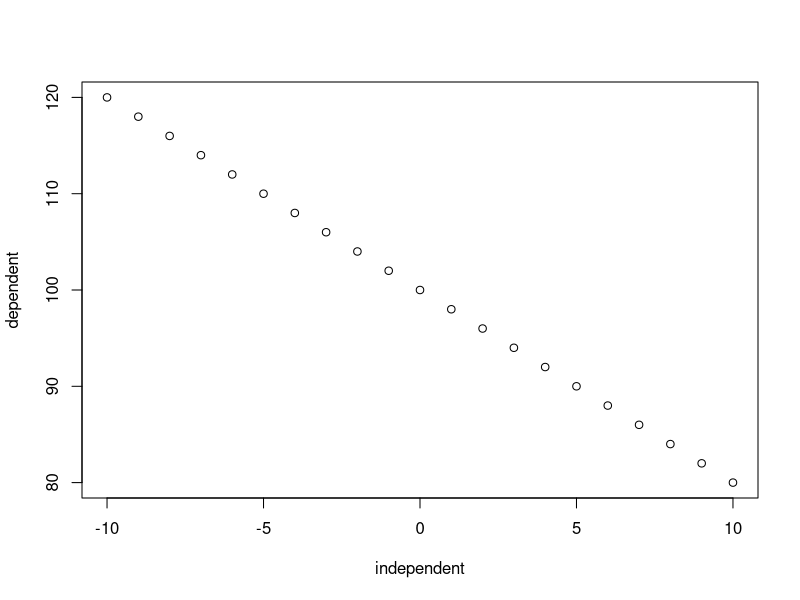
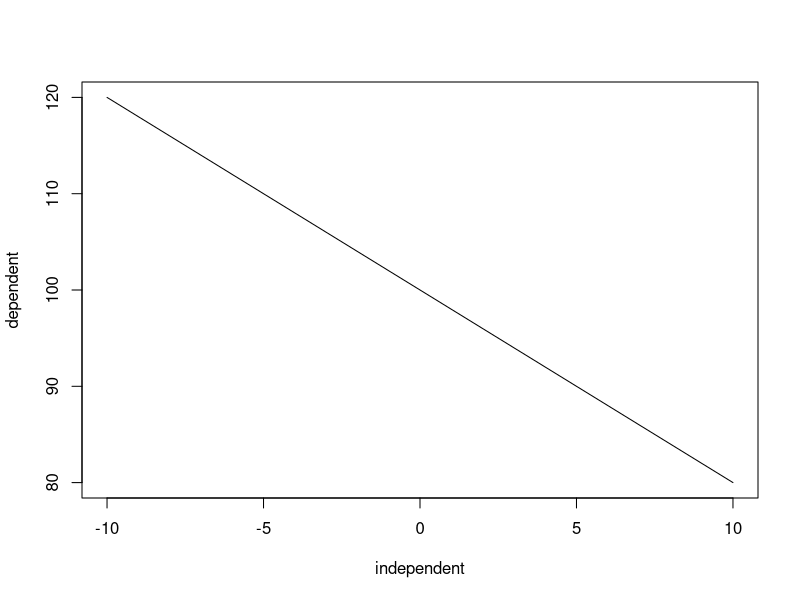
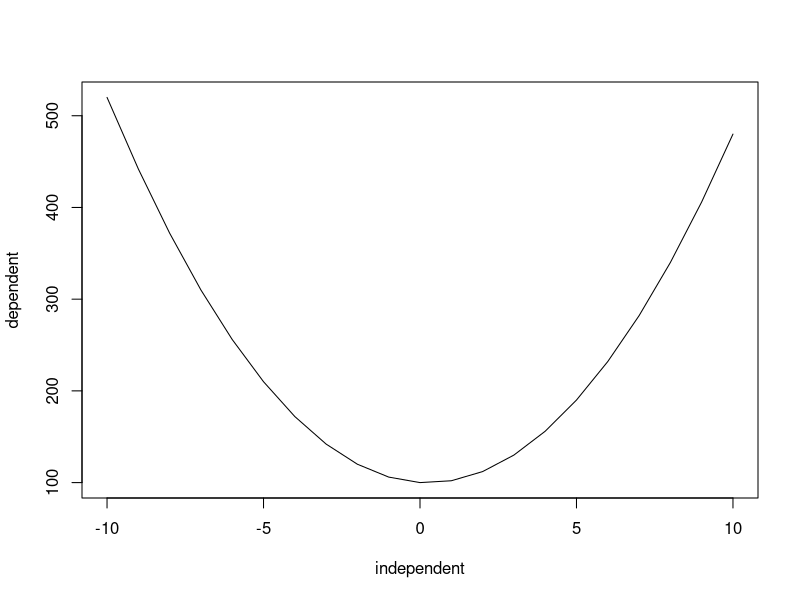

Generate these figures, in order, with R:
#example r scripts
#this makes a line

x <- -10:10
b <- -2
b2 <- 4
a <- 100
y <- b * x + a
y2 <- b2*x^2 + b*x + a 

plot(x, y, xlab = "independent", ylab = "dependent")

plot(x, y, xlab = "independent", ylab = "dependent", type = "l")

plot(x, y2, xlab = "independent", ylab = "dependent", type = "l")
